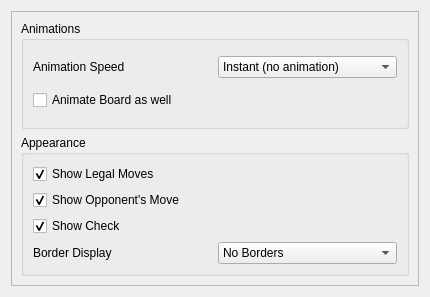
<?xml version="1.0" encoding="UTF-8"?>
<ui version="4.0">
 <class>prefs_base</class>
 <widget class="QWidget" name="prefs_base">
  <property name="geometry">
   <rect>
    <x>0</x>
    <y>0</y>
    <width>430</width>
    <height>297</height>
   </rect>
  </property>
  <layout class="QVBoxLayout" name="verticalLayout">
   <item>
    <widget class="QFrame" name="frame">
     <property name="frameShape">
      <enum>QFrame::StyledPanel</enum>
     </property>
     <property name="frameShadow">
      <enum>QFrame::Raised</enum>
     </property>
     <layout class="QVBoxLayout" name="verticalLayout_2">
      <item>
       <widget class="QGroupBox" name="animationGroup">
        <property name="title">
         <string>Animations</string>
        </property>
        <layout class="QGridLayout" name="gridLayout">
         <item row="1" column="0">
          <widget class="QLabel" name="animationSpeedLabel">
           <property name="text">
            <string>Animation Speed</string>
           </property>
          </widget>
         </item>
         <item row="2" column="0" colspan="2">
          <widget class="QCheckBox" name="kcfg_animateBoard">
           <property name="text">
            <string>Animate Board as well</string>
           </property>
          </widget>
         </item>
         <item row="1" column="1">
          <widget class="KComboBox" name="kcfg_animationSpeed">
           <item>
            <property name="text">
             <string>Instant (no animation)</string>
            </property>
           </item>
           <item>
            <property name="text">
             <string>Fast</string>
            </property>
           </item>
           <item>
            <property name="text">
             <string>Normal</string>
            </property>
           </item>
           <item>
            <property name="text">
             <string>Slow</string>
            </property>
           </item>
          </widget>
         </item>
        </layout>
       </widget>
      </item>
      <item>
       <widget class="QGroupBox" name="appearanceGroup">
        <property name="title">
         <string>Appearance</string>
        </property>
        <layout class="QGridLayout" name="gridLayout_2">
         <item row="1" column="0" colspan="2">
          <widget class="QCheckBox" name="kcfg_showMarker">
           <property name="text">
            <string>Show Legal Moves</string>
           </property>
           <property name="checked">
            <bool>true</bool>
           </property>
          </widget>
         </item>
         <item row="2" column="0" colspan="2">
          <widget class="QCheckBox" name="kcfg_showMotion">
           <property name="sizePolicy">
            <sizepolicy hsizetype="Minimum" vsizetype="Fixed">
             <horstretch>0</horstretch>
             <verstretch>0</verstretch>
            </sizepolicy>
           </property>
           <property name="text">
            <string>Show Opponent's Move</string>
           </property>
           <property name="checked">
            <bool>true</bool>
           </property>
          </widget>
         </item>
         <item row="3" column="0" colspan="2">
          <widget class="QCheckBox" name="kcfg_showDanger">
           <property name="text">
            <string>Show Check</string>
           </property>
           <property name="checked">
            <bool>true</bool>
           </property>
          </widget>
         </item>
         <item row="4" column="1">
          <widget class="KComboBox" name="kcfg_borderDisplayType">
           <item>
            <property name="text">
             <string>No Borders</string>
            </property>
           </item>
           <item>
            <property name="text">
             <string>Only Borders</string>
            </property>
           </item>
           <item>
            <property name="text">
             <string>Borders and Notation</string>
            </property>
           </item>
          </widget>
         </item>
         <item row="4" column="0">
          <widget class="QLabel" name="label">
           <property name="text">
            <string>Border Display</string>
           </property>
          </widget>
         </item>
        </layout>
       </widget>
      </item>
     </layout>
    </widget>
   </item>
  </layout>
 </widget>
 <customwidgets>
  <customwidget>
   <class>KComboBox</class>
   <extends>QComboBox</extends>
   <header>kcombobox.h</header>
  </customwidget>
 </customwidgets>
 <includes>
  <include location="local">kcolorbutton.h</include>
 </includes>
 <resources/>
 <connections/>
</ui>
